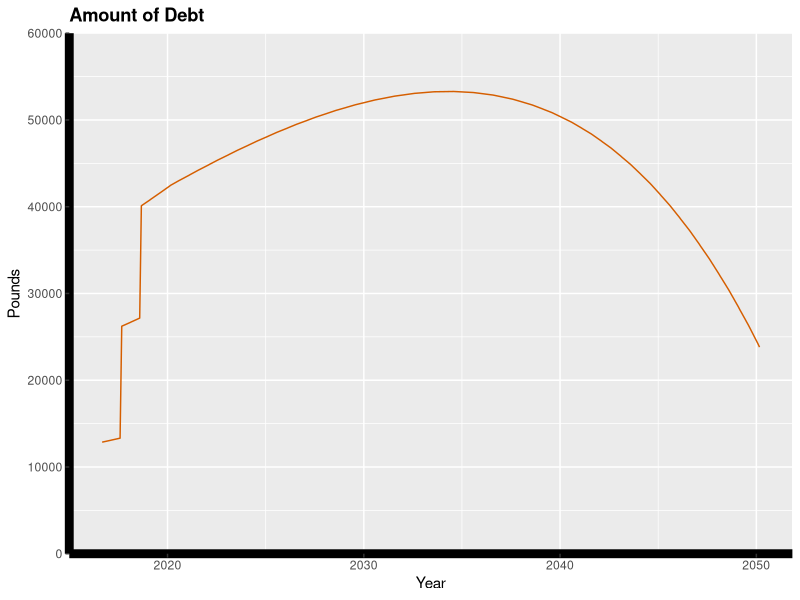
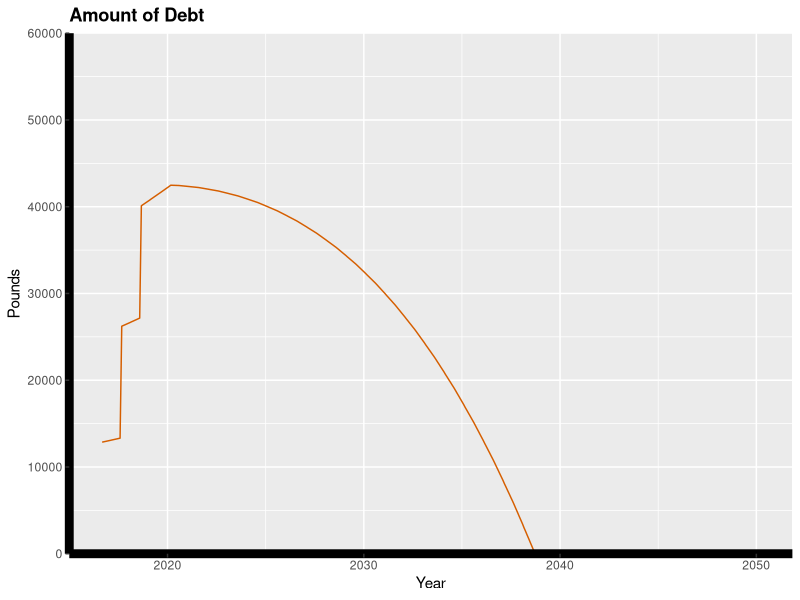

Write R code to recreate these figures, in order.
## ---- chunk 1

    library(ggplot2)
 
    calcloanmodel<-function(rpi, years, annualtuitionfee, 
                            annualmaintenance, startingsalary, salaryincrease) {
    # Initialise variables

    # Debt brought forward and carried forward
    bf <- 0
    cf <- 0
    
    # Year and month in which course starts. Could be input items, but decided to hard-code
    # them to save space on the page
    startyearofcourse <- 2016
    date <- as.Date(paste(startyearofcourse,"-09-01",sep = ""))
    
    # Monthly interest rate, calculated from the annual RPI figure
    monthlyinterestrate <- (1 + (3 + rpi) / 100) ^ (1 / 12) - 1
    
    # Flags for remembering where we're up to in the status of the loan
    repaymentsstarted <- FALSE
    loanwrittenoff <- FALSE

    # How many months we need in the model    
    monthsneeded <- 12 * (as.numeric(years) + 1 + 30) - 5

    # Create a data frame. This will hold a month-by-month flow of debt based on the parameters    
    loanmodel <-
      data.frame(
        date = as.Date(rep(0,monthsneeded), origin = "1900-01-01"),
        age = numeric(monthsneeded),
        annualsalary = numeric(monthsneeded),
        bf = numeric(monthsneeded),
        receipts = numeric(monthsneeded),
        interestadded = numeric(monthsneeded),
        repayment = numeric(monthsneeded),
        cf = numeric(monthsneeded)
      )
    
    # Initialisation of variables complete
    
    # Start to calculate the flow of the loan model
    
    rowcount <- 0
    while (rowcount < monthsneeded) {
      
      # increment the row count
      rowcount <- rowcount + 1
      
      # record the date that this row represents
      loanmodel$date[rowcount] <- date
      
      # Set the row's "brought forward" to the previous row's "carried forward"
      loanmodel$bf[rowcount] <- cf

      # If it's the start of an academic year, add more debt to the pile      
      if ((format(date,"%m") == "09") &
          (rowcount < as.numeric(years) * 12)) {
        loanmodel$receipts[rowcount] <-
          annualtuitionfee + annualmaintenance
      }
      
      # Calculate the interest added in the current month
      loanmodel$interestadded[rowcount] <-
        (loanmodel$bf[rowcount] + loanmodel$receipts[rowcount]) * monthlyinterestrate
      
      # Repayments start in the April after the student has graduated.
      if ((format(date,"%m") == "04") &
          (rowcount >= as.numeric(years) * 12)) {
        repaymentsstarted <- TRUE
      }
      
      # Work out what the student is earning in the current month
      if (rowcount <= (as.numeric(years) * 12)) {
        # Hasn't started earning yet 
        loanmodel$annualsalary[rowcount] <- 0
      } else if (rowcount == (1 + as.numeric(years) * 12)) {
        # First month of getting paid
        loanmodel$annualsalary[rowcount] <- startingsalary
      } else if (format(date,"%m") == "09") {
        # Assumes that the student gets a pay rise every September, i.e. each anniversary
        # of starting work. Monthly pay packet this month is calculated by adding the assumed
        # annual increase to last month's pay packet.
        loanmodel$annualsalary[rowcount] <-
          round(loanmodel$annualsalary[(rowcount - 1)] * (100 + salaryincrease) / 100, digits =
                  -2)
      } else if (rowcount > (as.numeric(years) * 12)) {
        # The student gets what they got last month
        loanmodel$annualsalary[rowcount] <-
          loanmodel$annualsalary[(rowcount - 1)]
      }
      
      if (repaymentsstarted) {
        # Calculate their debt repayment this month, which is 9% of whatever their salary
        # is over 21000 (per annums converted to per month, obviously)
        if (loanmodel$annualsalary[rowcount]>21000) {
          loanmodel$repayment[rowcount] = 0.09 * (loanmodel$annualsalary[rowcount] -
                                                    21000) / 12
        }
      }
      
      # Work out what debt gets carried forward to next month
      loanmodel$cf[rowcount] <- loanmodel$bf[rowcount] +
        loanmodel$receipts[rowcount] +
        loanmodel$interestadded[rowcount] -
        loanmodel$repayment[rowcount]
      
      # If the debt carried forward to next month would be negative, then the student
      # has repaid the debt. Cap the repayment to the amount outstanding on the loan.
      if (loanmodel$cf[rowcount] < 0) {
        loanmodel$repayment[rowcount] = loanmodel$bf[rowcount] +
          loanmodel$receipts[rowcount] +
          loanmodel$interestadded[rowcount]
        loanmodel$cf[rowcount] = 0
      }
      
      cf <- loanmodel$cf[rowcount]
      
      # add a month to the date
      date <- seq(date, by = paste (1, "months"), length = 2)[2]
      
    }
    
    return(loanmodel)
    
    }
    

  # First Model
  rpi <- 0.9
  years <- 3
  annualtuitionfee <- 9000
  annualmaintenance <- 3821
  startingsalary <- 25000
  salaryincrease <- 4
  lm1 <- calcloanmodel(rpi, years, annualtuitionfee, annualmaintenance, startingsalary, salaryincrease)

  # Draw a plot of the amount of debt outstanding
    plot1 <- ggplot(data=lm1, aes(x=date, y=cf)) +
      ggtitle("Amount of Debt") +
      ylab("Pounds") +
      xlab("Year") +
      theme(legend.position = "none") +
      theme(plot.title = element_text(lineheight=.8, face="bold")) +
      scale_y_continuous(expand = c(0,0)) +
      expand_limits(y = c(0,60000)) + 
      theme(axis.line = element_line(size = 3)) +
      geom_line(aes(group=1), colour="#D55E00")

## ---- chunk 2
  plot1
## ---- chunk 3

  # Second Model - exactly the same as the previous model, but with a higher starting salary
  
  startingsalary <- 40000
  lm2 <- calcloanmodel(rpi, years, annualtuitionfee, annualmaintenance, startingsalary, salaryincrease)

  # Draw a plot of the amount of debt outstanding
    plot2 <- ggplot(data=lm2, aes(x=date, y=cf)) +
      ggtitle("Amount of Debt") +
      ylab("Pounds") +
      xlab("Year") +
      theme(legend.position = "none") +
      theme(plot.title = element_text(lineheight=.8, face="bold")) +
      scale_y_continuous(expand = c(0,0)) +
      expand_limits(y = c(0,60000)) + 
      theme(axis.line = element_line(size = 3)) +
      geom_line(aes(group=1), colour="#D55E00")

## ---- chunk 4
  plot2
